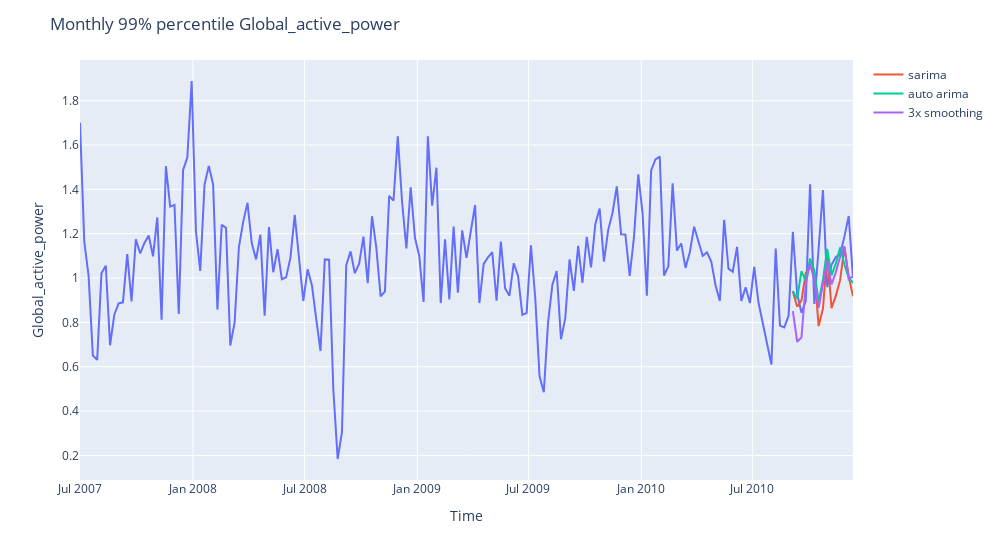

The notebook cell saved with this chart:
### Code cell
figure = px.line(x=df_monthly.index, y=df_monthly[var])
figure.add_scatter(x=errors_df.date, y=errors_df.sarima, mode="lines", name="sarima")
figure.add_scatter(x=errors_df.date, y=errors_df.auto_arima, mode="lines", name="auto arima")
figure.add_scatter(x=errors_df.date, y=errors_df.triple_smoothing, mode="lines", name="3x smoothing")
figure.update_layout(
    title=f"Monthly 99% percentile {var}",
    width=1000,
    xaxis_title="Time",
    yaxis_title=f"{var}",
)
figure.show()

### Figure 1 — Plotly figure (JSON) as saved in the notebook; plotly's stock layout.template omitted (floating-point values rounded to 4 significant figures; data arrays with more than 128 entries replaced by an {"elided": "..."} marker saying what was removed)
{"data": [{"hovertemplate": "x=%{x}<br>y=%{y}<extra></extra>", "legendgroup": "", "line": {"color": "#636efa", "dash": "solid"}, "marker": {"symbol": "circle"}, "mode": "lines", "name": "", "orientation": "v", "showlegend": false, "x": {"elided": "181 str values"}, "xaxis": "x", "y": {"elided": "181 float values"}, "yaxis": "y", "type": "scatter"}, {"mode": "lines", "name": "sarima", "x": ["2010-09-05T00:00:00", "2010-09-12T00:00:00", "2010-09-19T00:00:00", "2010-09-26T00:00:00", "2010-10-03T00:00:00", "2010-10-10T00:00:00", "2010-10-17T00:00:00", "2010-10-24T00:00:00", "2010-10-31T00:00:00", "2010-11-07T00:00:00", "2010-11-14T00:00:00", "2010-11-21T00:00:00", "2010-11-28T00:00:00", "2010-12-05T00:00:00", "2010-12-12T00:00:00"], "y": [0.9384, 0.8703, 0.8996, 1.023, 1.049, 1.027, 0.7833, 0.8615, 1.106, 0.8647, 0.9196, 0.9904, 1.139, 1.008, 0.9179], "type": "scatter"}, {"mode": "lines", "name": "auto arima", "x": ["2010-09-05T00:00:00", "2010-09-12T00:00:00", "2010-09-19T00:00:00", "2010-09-26T00:00:00", "2010-10-03T00:00:00", "2010-10-10T00:00:00", "2010-10-17T00:00:00", "2010-10-24T00:00:00", "2010-10-31T00:00:00", "2010-11-07T00:00:00", "2010-11-14T00:00:00", "2010-11-21T00:00:00", "2010-11-28T00:00:00", "2010-12-05T00:00:00", "2010-12-12T00:00:00"], "y": [0.9422, 0.9062, 1.031, 0.9862, 1.088, 1.034, 0.8928, 0.9924, 1.132, 1.012, 1.065, 1.138, 1.061, 1.001, 0.9779], "type": "scatter"}, {"mode": "lines", "name": "3x smoothing", "x": ["2010-09-05T00:00:00", "2010-09-12T00:00:00", "2010-09-19T00:00:00", "2010-09-26T00:00:00", "2010-10-03T00:00:00", "2010-10-10T00:00:00", "2010-10-17T00:00:00", "2010-10-24T00:00:00", "2010-10-31T00:00:00", "2010-11-07T00:00:00", "2010-11-14T00:00:00", "2010-11-21T00:00:00", "2010-11-28T00:00:00", "2010-12-05T00:00:00", "2010-12-12T00:00:00"], "y": [0.8511, 0.7128, 0.7322, 0.9744, 1.068, 0.986, 0.8661, 0.9799, 1.077, 0.9709, 1.026, 1.096, 1.143, 0.9946, 1.008], "type": "scatter"}], "layout": {"xaxis": {"anchor": "y", "domain": [0.0, 1.0], "title": {"text": "Time"}}, "yaxis": {"anchor": "x", "domain": [0.0, 1.0], "title": {"text": "Global_active_power"}}, "legend": {"tracegroupgap": 0}, "margin": {"t": 60}, "title": {"text": "Monthly 99% percentile Global_active_power"}, "width": 1000}}
